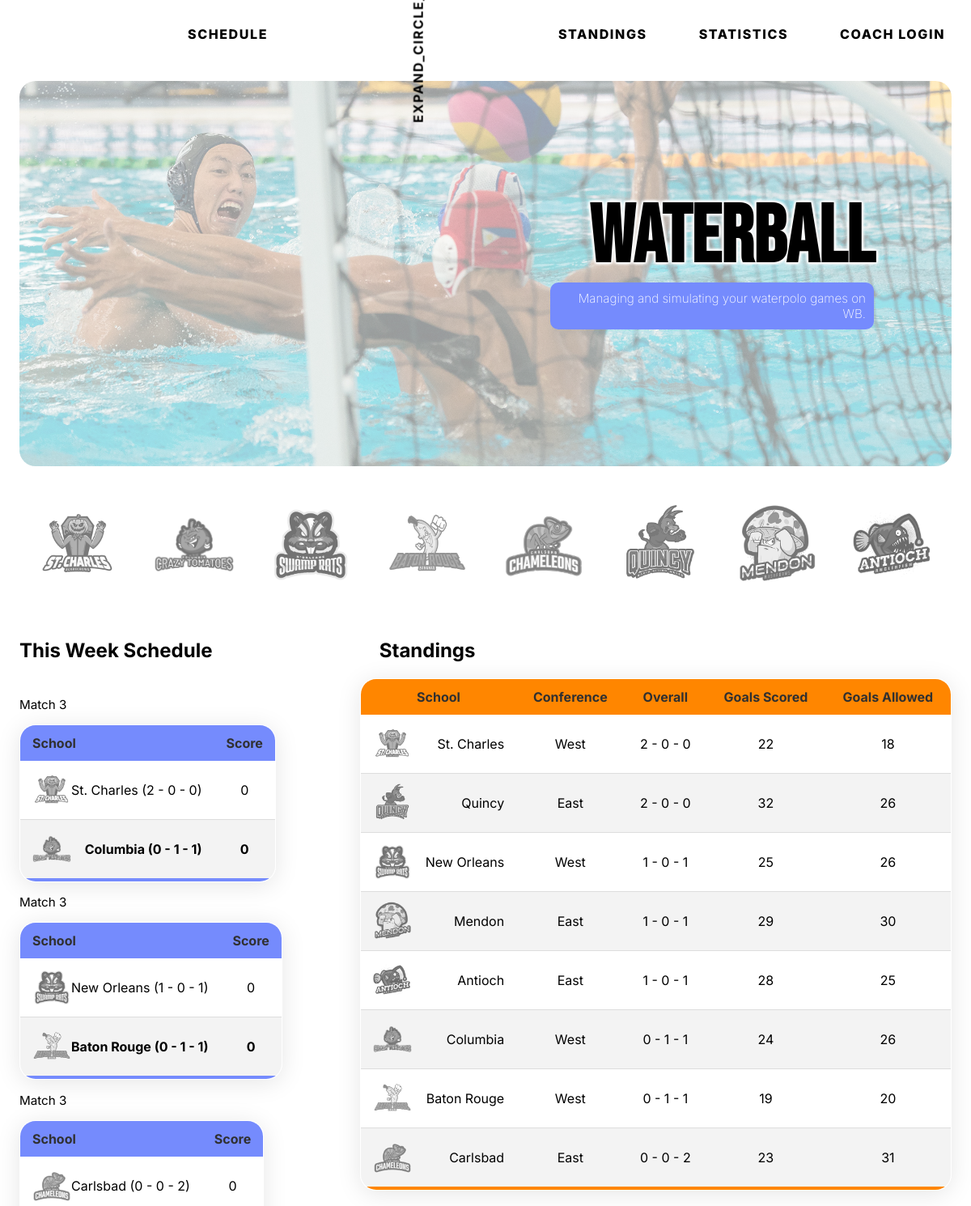
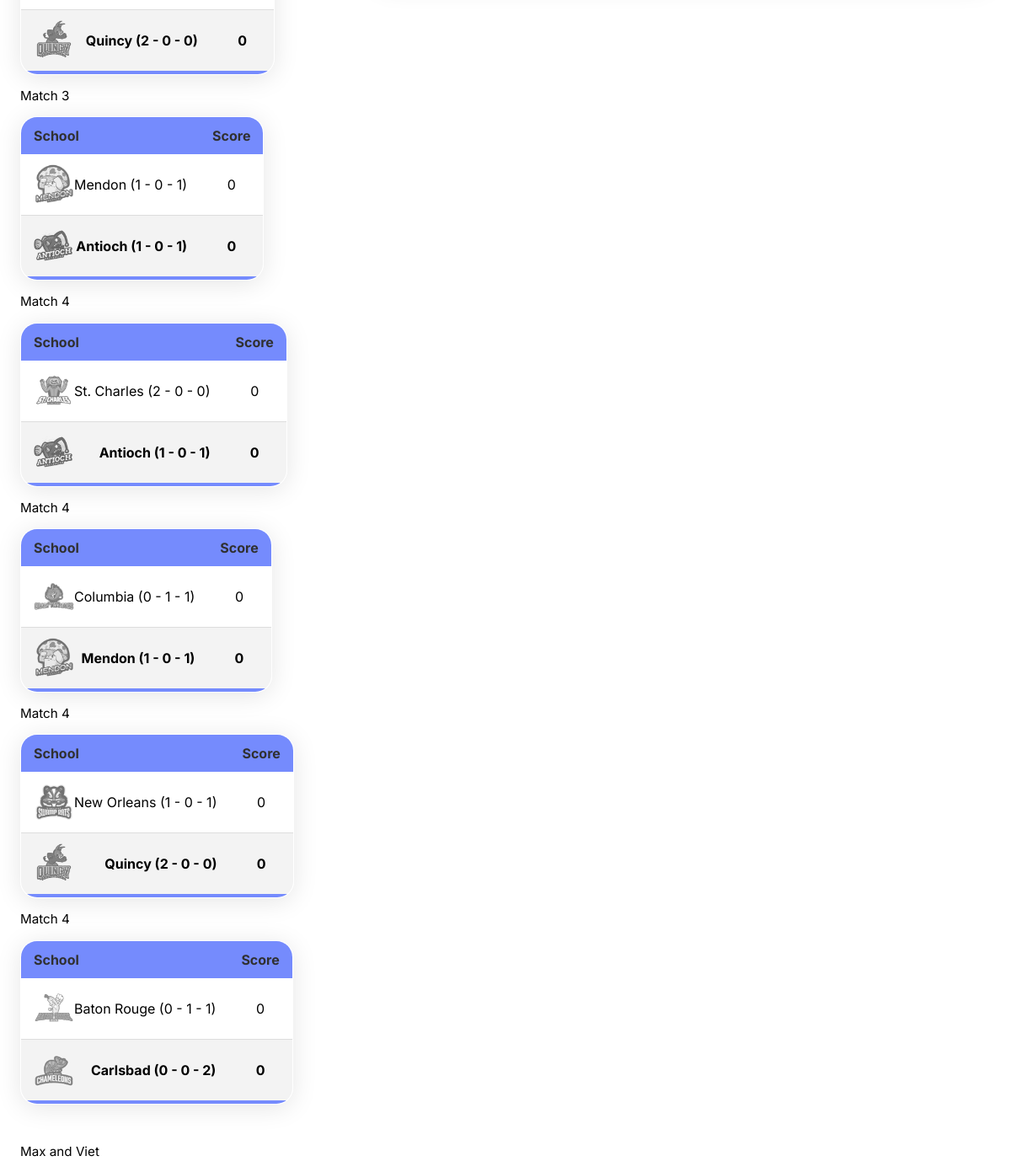
The page / on the database its author committed (2 pictures, top to bottom).
### tables this page shows
CREATE TABLE teams (
  team_id INTEGER NOT NULL PRIMARY KEY AUTOINCREMENT,
  name varchar(30) NOT NULL,
  city varchar(30) NOT NULL,
  nickname varchar(30) NOT NULL,
  coach_id INTEGER NOT NULL,
  abb varchar(3) NOT NULL,
  short_name varchar(30) NOT NULL,
  division varchar(100) DEFAULT NULL,
  cp INTEGER NOT NULL DEFAULT '0',
  cp_used INTEGER NOT NULL DEFAULT '0',
  recruiting_poINTEGERs INTEGER NOT NULL DEFAULT '0',
  active char(1) NOT NULL DEFAULT 'Y',
  overall INTEGER NOT NULL DEFAULT '0',
  aggression INTEGER NOT NULL DEFAULT '0',
  logo text NOT NULL Default '0'
);

CREATE TABLE standings (
  id int DEFAULT NULL,
  season int DEFAULT NULL,
  team_id int DEFAULT NULL,
  wins int DEFAULT NULL,
  ties int DEFAULT NULL,
  losses int DEFAULT NULL,
  goals_scored int DEFAULT NULL,
  goals_against int DEFAULT NULL,
  competition_abb text,
  competition_type text,
  group_id text
);

CREATE TABLE schedule (
  schedule_id INTEGER DEFAULT NULL PRIMARY KEY AUTOINCREMENT,
  season INTEGER DEFAULT NULL,
  match_number INTEGER DEFAULT NULL,
  home_id INTEGER DEFAULT NULL,
  away_id INTEGER DEFAULT NULL,
  home_goals INTEGER DEFAULT NULL,
  away_goals INTEGER DEFAULT NULL,
  match_type text,
  competition_abb text,
  competition_type text,
  tiebreaker text,
  played text,
  commentary text,
  boxscore text,
  debug text,
  html_report text,
  home_rating double DEFAULT NULL,
  away_rating double DEFAULT NULL
);

### main.py (the view)
@app.route('/')
def index():
  conn = get_db_connection()
  teams = conn.execute('SELECT * FROM teams').fetchall()
  conn.close()
  conn = get_db_connection()
  standings = conn.execute(
    'SELECT teams.team_id AS id, teams.logo AS logo, teams.name AS name, teams.division as division, standings.wins AS wins, standings.ties AS ties, standings.losses AS losses, standings.goals_scored AS scored, standings.goals_against AS against FROM teams INNER JOIN standings ON teams.team_id = standings.team_id WHERE standings.competition_type = "L" ORDER BY(standings.wins) desc'
  ).fetchall()
  conn = get_db_connection()
  schedule = conn.execute(
    'SELECT * FROM schedule where played = "N" LIMIT 8').fetchall()
  conn.close()
  conn = get_db_connection()
  homeschedule = conn.execute(
    'SELECT teams.* FROM schedule INNER JOIN teams ON teams.team_id = schedule.home_id'
  ).fetchall()
  conn.close()
  conn = get_db_connection()
  awayschedule = conn.execute(
    'SELECT teams.* FROM schedule INNER JOIN teams ON teams.team_id = schedule.away_id'
  ).fetchall()
  conn.close()
  return render_template('index.html',
                         title="Home",
                         teams=teams,
                         standings=standings,
                         schedule=schedule,
                         homeschedule=homeschedule,
                         awayschedule=awayschedule)

### main.py (called while the page is built)
def get_db_connection():
  conn = sqlite3.connect('database.db')
  conn.row_factory = sqlite3.Row
  return conn

### templates/index.html (shortened to what this page needs)
{% extends 'template.html' %}
{% block content %}
<section class="header-img adjust">
    <div id="canvas_body_div">
    </div>
    <img class="bg-opacity" src="{{url_for('static', filename='header.jpg')}}" alt="waterpolo" id="indexhd">
    <div class="overlay-text">
      <div class="background-gradient">
      <h1>WATERBALL</h1>
      <p>Managing and simulating your waterpolo games on WB.</p>
      </div>
    </div>
</section>
    </header>
    <main class="adjust">
        <section class="teams flex">
          {% for team in teams %}
            {% set url = team['logo'] %}
            <a href="{{ url_for('displayTeam', id=team['team_id']) }}" class="team-logo-wrapper">
                <img class="grey-filter" src="{{ url_for('static',filename=team['logo']) }}" alt="{{ team['name'] }}">
            </a>
          {% endfor %}
        </section>
        <section class="split">
            <aside class="standing">
                <h2>Standings</h2>
                <table class="styled-table index-table glass">
                  <thead>
                      <tr>
                          <th align ="center">School</th>
                          <th align ="center">Conference</th>
                          <th align ="center">Overall</th>
                          <th align ="center">Goals Scored</th>
                          <th align ="center">Goals Allowed</th>
                      </tr>
                  </thead>
                  <tbody>
                    {% for stand in standings %}
                      <tr>
                          <td>
                            <a href="{{ url_for('displayTeam', id=stand['id']) }}" class="team-logo-wrapper">
                                <img class="grey-filter" src="{{ url_for('static',filename=stand['logo']) }}" alt="{{ stand['id'] }}">
                            </a>
                            {{ stand["name"] }}
                          </td>
                          <td align ="center">{{ stand["division"] }}</td>
                          <td align ="center">{{ stand["wins"] }} - {{ stand["ties"] }} - {{ stand["losses"] }}</td>
                          <td align ="center">{{ stand["scored"] }}</td>
                          <td align ="center">{{ stand["against"] }}</td>
                      </tr>
                    {%endfor%}
                  </tbody>
              </table>
            </aside>
          <article>
            <h2>This Week Schedule</h2>
            <section>
          {% for sched in schedule %}
          <p>Match {{ sched['match_number'] }}</p>
          <table class="styled-table glass">
            <thead>
                <tr>
                    <th>School</th>
                    <th>Score</th>
                </tr>
            </thead>
            <tbody>
                {% for t in teams %}
                  {% if sched['home_id'] == t['team_id']  %}
                  <tr>
                        <td>
                              <a href="{{ url_for('displayTeam', id=sched['home_id']) }}" class="team-logo-wrapper">
                                  <img class="grey-filter" src="{{ url_for('static',filename=t['logo']) }}" alt="{{ sched['home_id'] }}">
                              </a>
                          {% for stand in standings %}
                            {% if sched['home_id'] == stand['id'] %}
                              {{ t["name"] }} ({{  stand["wins"]  }} - {{  stand["ties"]  }} - {{  stand["losses"]  }})
                            {% endif %}
                          {% endfor %}
                        </td>
                      <td align ="center">{{ sched['home_goals'] }}</td>
                  {% endif %}
                {% endfor %}
                </tr>
              {% for t in teams %}
                {% if sched['away_id'] == t['team_id']  %}
                <tr class="active-row">
                    <td>
                      <a href="{{ url_for('displayTeam', id=sched['away_id']) }}" class="team-logo-wrapper">
                                <img class="grey-filter" src="{{ url_for('static',filename=t['logo']) }}" alt="{{ sched['away_id'] }}"></a>
                          {% for stand in standings %}
                            {% if sched['away_id'] == stand['id'] %}
                              {{ t["name"] }} ({{  stand["wins"]  }} - {{  stand["ties"]  }} - {{  stand["losses"]  }})
                            {% endif %}
                          {% endfor %}</td>
                    <td align ="center">{{ sched['away_goals'] }}</td>
                </tr>
                {% endif %}
              {% endfor %}
            </tbody>
        </table>
        {% endfor %}
      </section>
      </section>
    </main>
{% endblock %}

### static/style.css (style rules this page uses)
:root { --font-family: 'Inter', sans-serif; --font-display: 'Bebas Neue', sans-serif; --hero-blue: #386fa4; --secondary-blue: #758bfd; --accent-yellow: #ff8600; --border-radius: 20px; --border-radius-small: 10px; }
* { font-family: var(--font-family); -webkit-box-sizing: border-box; -moz-box-sizing: border-box; box-sizing: border-box; }
body { margin: 0; padding: 0; }
body { position: relative; }
body p { font-size: 0.95em; }
.adjust { margin-left: auto; margin-right: auto; padding-left: 2%; padding-right: 2%; }
section { padding-top: 2%; padding-bottom: 2%; position: relative; }
.header-img { position: relative; padding-top: 100px; height: 600px; overflow: hidden; }
.overlay-text, .background-gradient, .team-info-grid { position: absolute; top: 0; left: 0; bottom: 0; padding: 110px calc(2% + 10px) calc(2% + 10px) calc(2% + 10px); width: 100%; height: 100%; }
.overlay-text p { font-weight:200; color: white; background-color: var(--secondary-blue); padding: 10px !important; border-radius: var(--border-radius-small); }
.background-gradient h1, .team-name-wrapper h1 { font-family: var(--font-display); }
.overlay-text { display: grid; opacity: 0; animation: transition-table 0.5s ease-out forwards; animation-delay: 100ms; }
.background-gradient { display: grid; justify-content: end; align-content: center; padding-right: 10%; }
.background-gradient > * { max-width: 400px; text-align: right; }
.overlay-text h1 { font-weight: 800; font-size: 100px; line-height:0.8em; text-shadow: -2px 2px 3px white, 2px 2px 3px white, 2px -2px 3px white, -2px -2px 3px white; margin:0; }
.bg-opacity { filter: opacity(0.4); }
#canvas_body_div { position: absolute; top: 0; left: 0; bottom: 0; padding: 100px 2% 2% 2%; width: 100%; height: 100%; z-index: -1; border-radius: var(--border-radius); }
.header-img > img { object-fit: cover; width: 100%; height: 100%; border-radius: var(--border-radius); }
.flex { display: flex; display: -webkit-flex; display: -ms-flexbox; }
.grey-filter { filter: grayscale(1); transition: .25s; }
.team-logo-wrapper { display: flex; height: 100px; align-items: center; flex: auto; justify-content: center; opacity: .6; transition: .25s; }
.team-logo-wrapper img { display: inline-block; vertical-align: bottom; object-fit: contain; max-width: 100%; height: 100%; }
.glass { background: rgba(255, 255, 255, 0.60); box-shadow: 0 4px 30px rgba(0, 0, 0, 0.1); backdrop-filter: blur(12.4px); -webkit-backdrop-filter: blur(10.4px); border: 1px solid rgba(255, 255, 255, 0.4); }
.split { display: grid; gap: 2em; }
.split article { grid-column: 1; grid-row: 1; }
aside { grid-column: 2; }
.standing h2 { padding: 0 1em; }
.standing table { width: 100%; }
.styled-table { border-collapse: collapse; border-radius: var(--border-radius); overflow: hidden; }
.index-table thead tr { background-color: var(--accent-yellow) !important; color: black; text-align: left; }
.styled-table thead tr { background-color: var(--secondary-blue); color: #303030; text-align: left; }
.styled-table th, .styled-table td { padding: 12px 15px; }
.styled-table tbody tr { border-bottom: 1px solid #dddddd; }
.styled-table tbody tr td:first-child { display: flex; flex-direction: row; align-items: center; }
.styled-table tbody tr td:first-child .team-logo-wrapper { height: 48px; justify-content: start; opacity: .6; gap: 10px; transition: .25s; }
.styled-table tbody tr:nth-of-type(even) { background-color: #f3f3f3; }
.styled-table tbody tr:last-of-type { border-bottom: 5px solid var(--secondary-blue); }
.index-table tbody tr:last-of-type { border-bottom: 5px solid var(--accent-yellow); }
.styled-table tbody tr.active-row { font-weight: bold; color: #000000; }

### static/responsiveNavBar.css (style rules this page uses)
:root { --font-family: 'Inter', sans-serif; --hero-blue: #386fa4; --secondary-blue: #758bfd; --accent-yellow: #ff8600; }

### rows shown on the page
teams: logo (picture), name "St. Charles"
teams: logo (picture), name "Columbia"
teams: logo (picture), name "New Orleans"
teams: logo (picture), name "Baton Rouge"
teams: logo (picture), name "Carlsbad"
teams: logo (picture), name "Quincy"
teams: logo (picture), name "Mendon"
teams: logo (picture), name "Antioch"
standings: logo (picture), name "St. Charles", division "West", wins "2", ties "0", losses "0", scored "22", against "18"
standings: logo (picture), name "Quincy", division "East", wins "2", ties "0", losses "0", scored "32", against "26"
standings: logo (picture), name "New Orleans", division "West", wins "1", ties "0", losses "1", scored "25", against "26"
standings: logo (picture), name "Mendon", division "East", wins "1", ties "0", losses "1", scored "29", against "30"
standings: logo (picture), name "Antioch", division "East", wins "1", ties "0", losses "1", scored "28", against "25"
standings: logo (picture), name "Columbia", division "West", wins "0", ties "1", losses "1", scored "24", against "26"
standings: logo (picture), name "Baton Rouge", division "West", wins "0", ties "1", losses "1", scored "19", against "20"
standings: logo (picture), name "Carlsbad", division "East", wins "0", ties "0", losses "2", scored "23", against "31"
schedule: match_number "3", home_goals "0", away_goals "0"
schedule: match_number "3", home_goals "0", away_goals "0"
schedule: match_number "3", home_goals "0", away_goals "0"
schedule: match_number "3", home_goals "0", away_goals "0"
schedule: match_number "4", home_goals "0", away_goals "0"
schedule: match_number "4", home_goals "0", away_goals "0"
schedule: match_number "4", home_goals "0", away_goals "0"
schedule: match_number "4", home_goals "0", away_goals "0"
